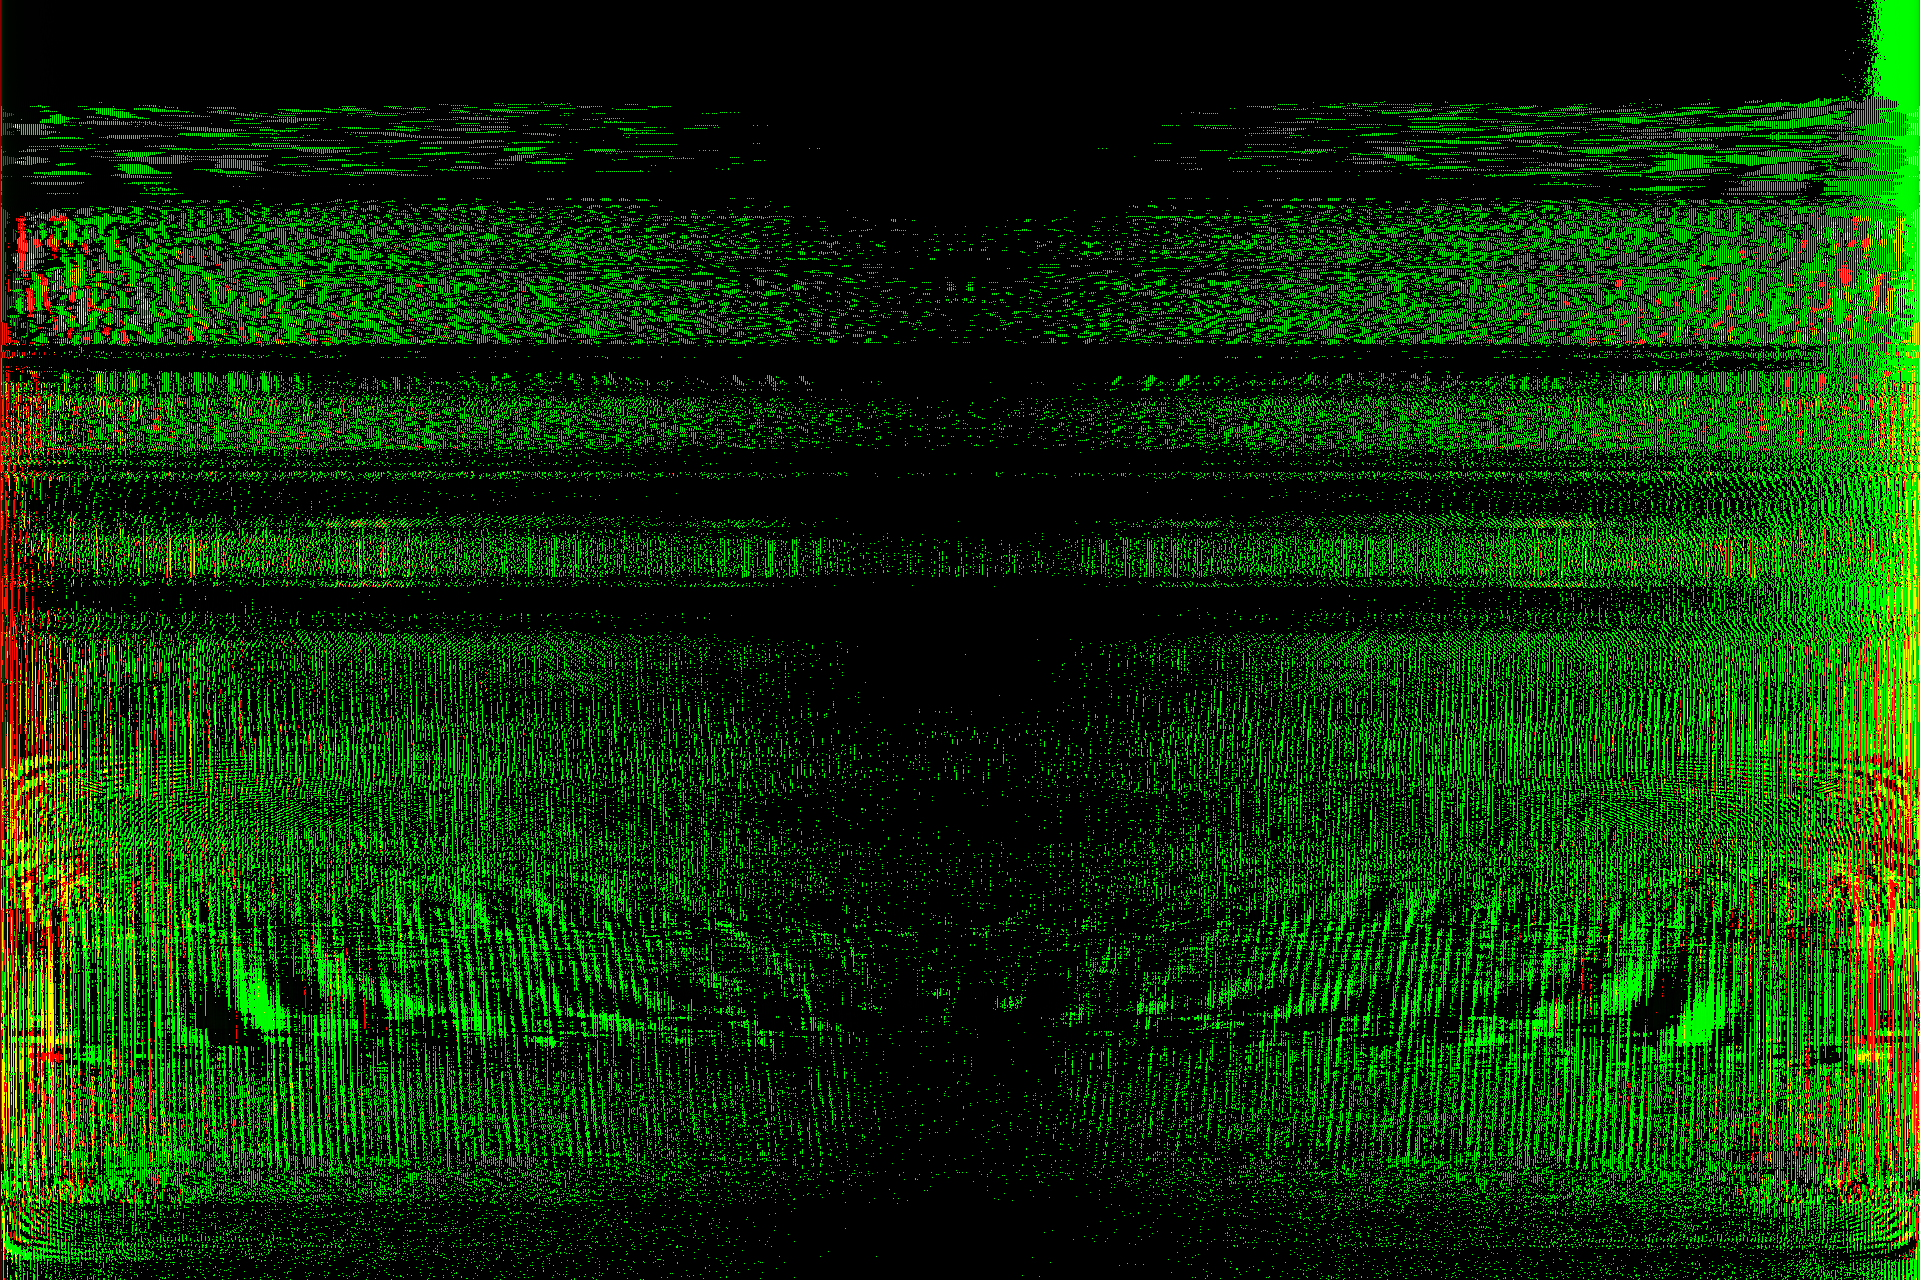

This figure's Python source:

from PIL import Image
import numpy as np
from scipy.fftpack import fft, ifft

im = Image.open("bbtor.jpg").convert('L')
im = np.array(im).astype(np.float64)

a = fft(im, 1920, axis=1)

real = 255 * a.real/a.real.max()
imag = 255 * a.imag/a.imag.max()

ff = np.zeros((real.shape[0], real.shape[1], 3), dtype=np.uint8)
ff[:,:,0] = real.astype(np.uint8)
ff[:,:,1] = imag.astype(np.uint8)

Image.fromarray(ff, 'RGB').save("fft.png")
